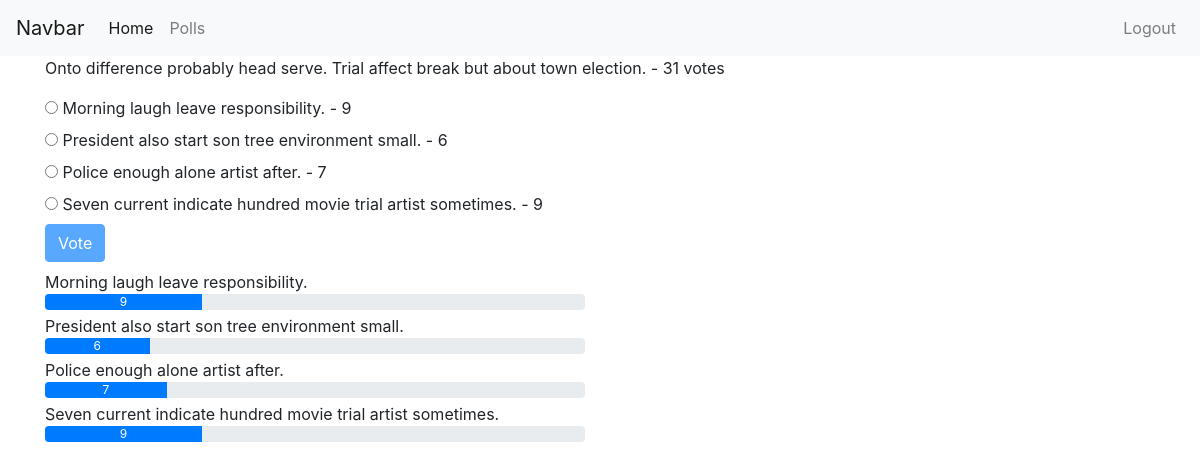
/polls/details/3 (signed in), run on the app's committed database.
### polls/models.py (models this page shows, shortened)
class Poll(models.Model):
    owner = models.ForeignKey(User, on_delete=models.CASCADE, default=1)
    text = models.CharField(max_length=255)
    pub_date = models.DateField()
    def __str__(self):
        return self.text
    def user_can_vote(self, user):
        user_vote = user.vote_set.all()
        qs = user_vote.filter(poll=self)
        if qs.exists():
            return False
        return True
    @property
    def num_votes(self):
        return self.vote_set.count()
    def get_results_dict(self):
        res = []
        for choice in self.choice_set.all():
            d = {}
            d['text'] = choice.choice_text
            d['num_votes'] = choice.num_votes
            if not self.num_votes:
                d['percentage'] = 0
            else:
                d['percentage'] = choice.num_votes / self.num_votes * 100
            res.append(d)
        return res

class Choice(models.Model):
    poll = models.ForeignKey(Poll, on_delete=models.CASCADE)
    choice_text = models.CharField(max_length=255)
    @property
    def num_votes(self):
        return self.vote_set.count()

### polls/views.py (the view)
# urls.py: path('details/<int:poll_id>', views.poll_detail, name='detail'),
@login_required
def poll_detail(request, poll_id):
    poll = get_object_or_404(Poll, id=poll_id)
    user_can_vote = poll.user_can_vote(request.user)
    results = poll.get_results_dict()
    context = {'poll': poll, 'user_can_vote': user_can_vote, 'results': results}
    return render(request, 'polls/poll_detail.html', context)

### polls/templates/polls/poll_detail.html (shortened to what this page needs)
{% extends 'base.html' %}
{% block content %}
<div class="container">
    <p>{{ poll }} - {{poll.num_votes}} votes</p>
    <form action="{% url 'polls:vote' poll.id %}" method="post">
            {% for choice in poll.choice_set.all %}
            <input type="radio"
            name="choice"
            id="choice{{ forloop.counter }}"
            value="{{choice.id}}" />
            <label for="choice{{ forloop.counter}}">{{ choice.choice_text }} - {{ choice.num_votes }}</label>
            <br/>
            {% endfor %}
            <input class="btn btn-primary mb-2" type="submit" value="Vote" {% if not user_can_vote %}disabled{% endif %} />
        </form>
        {% if not user_can_vote %}
        {% for choice_dict in results %}
            <div class="row">
                <div class="col-sm-6">
                    {{choice_dict.text}}
                    <div class="progress mb-1">
                        <div class="progress-bar"
                        role="progressbar"
                        style="width: {{choice_dict.percentage}}%;">{{ choice_dict.num_votes }}</div>
                    </div>
                </div>
            </div>
                {% endfor %}
        {% else %}
                <p>Vote to seee results!</p>
        {% endif %}
</div>
{% endblock %}

### data on the page
Poll: text "Onto difference probably head serve. Trial affect break but about town election.", num_votes "31"
Choice: choice_text "Morning laugh leave responsibility.", num_votes "9", text "Morning laugh leave responsibility."
Choice: choice_text "President also start son tree environment small.", num_votes "6", text "President also start son tree environment small."
Choice: choice_text "Police enough alone artist after.", num_votes "7", text "Police enough alone artist after."
Choice: choice_text "Seven current indicate hundred movie trial artist sometimes.", num_votes "9", text "Seven current indicate hundred movie trial artist sometimes."

### other printed values
{{ choice_dict.num_votes }} "9" "6" "7" "9"
